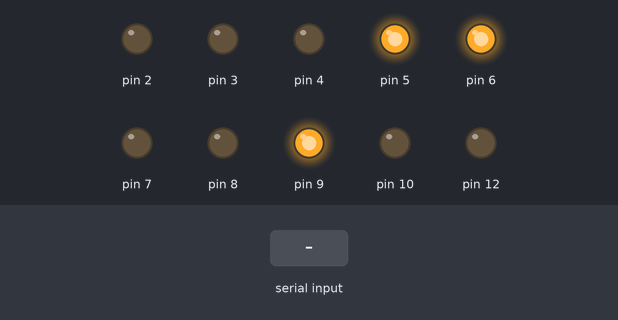
The sketch below on a simulated Arduino Uno, built with avr-gcc and run on an emulated ATmega328P. Shown: output pins drawn as LEDs (lit = HIGH). Inputs (shaded band) come from the test bench.

Above: at 1.2 s.
1.3 s: "r\n" received over the second serial link
At 2.3 s:
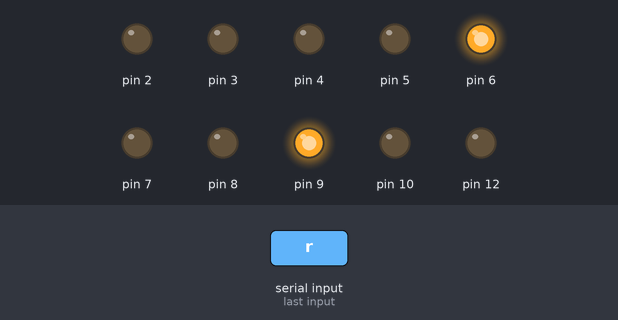
Timing chart, 0 to 4.3 s (numbered marks = the images above; inputs shaded):
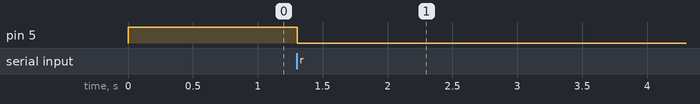

Measured:
- after the input at 1.3 s, pin 5: HIGH → LOW at once

The sketch:

colorrgb.ino
```cpp
#include <Arduino.h>
#include <SoftwareSerial.h>
#include <string.h>

SoftwareSerial serialBlue(A2, A1);

unsigned long baudrate = 115200; // terminal

void setup() {

    pinMode(12, OUTPUT);
    digitalWrite(12, LOW);
    rgb_color(0, 0, 0);

    pinMode(10, OUTPUT);
    digitalWrite(10, LOW);

// all as output
    pinMode(0, OUTPUT);
    pinMode(1, OUTPUT);
    pinMode(2, OUTPUT);
    pinMode(3, OUTPUT);
    pinMode(4, OUTPUT);
    pinMode(5, OUTPUT);
    pinMode(6, OUTPUT);
    pinMode(7, OUTPUT);
    pinMode(8, OUTPUT);

    Serial.begin(baudrate);
    serialBlue.begin(9600); //bluetooth module

}

void loop() {
    while (!serialBlue.available()) // delay
    {
    }


    if (serialBlue.available()) {
        char task = serialBlue.read();

        if(task !='/n' && task != '/r'){
        if (task != 'r'&&task !='g'&&task != 'b'){
            unsigned char r, g, b;
            r = task;
            g = nextByte();
            b = nextByte();
            rgb_flow(r, g, b);
        }

        switch (task) {
            case 'r':
            serialBlue.println("RED"); // Antwort for terminal
            rgb_color(255, 0, 0);
            break;
            case 'g':
            serialBlue.println("GREEN"); // Antwort for terminal
            rgb_color(0, 255, 0);
            break;
            case 'b':
            serialBlue.println("BLUE"); // Antwort for terminal
            rgb_color(0, 0, 255);
            break;
        }


        }

    }
}

void rgb_color(int r, int g, int b) {

    analogWrite(5, 0xff - r); //red
    analogWrite(6, 0xff - g); //green
    analogWrite(9, 0xff - b); //blue
}

int nextByte()
{
    while (!serialBlue.available())
    {
        //wait
    };

    char ch = serialBlue.read();

    if (ch != '\n' && ch != '\r') // not a new line
    {
        return ch;
    }
    else
    {
        return nextByte(); // retry
    }
}

void rgb_flow(int r, int g, int b)
{

    int n = 1000;
    r = r * r / 255;
    g = g * g / 255;
    b = b * b / 255;

    Serial.print(" r=");
    Serial.print(r);
    Serial.print(" g=");
    Serial.print(g);
    Serial.print(" b=");
    Serial.print(b);
    Serial.println(";");

    analogWrite(5, 0xff - r); //red
    analogWrite(6, 0xff - g); //green
    analogWrite(9, 0xff - b); //blue
}
```
